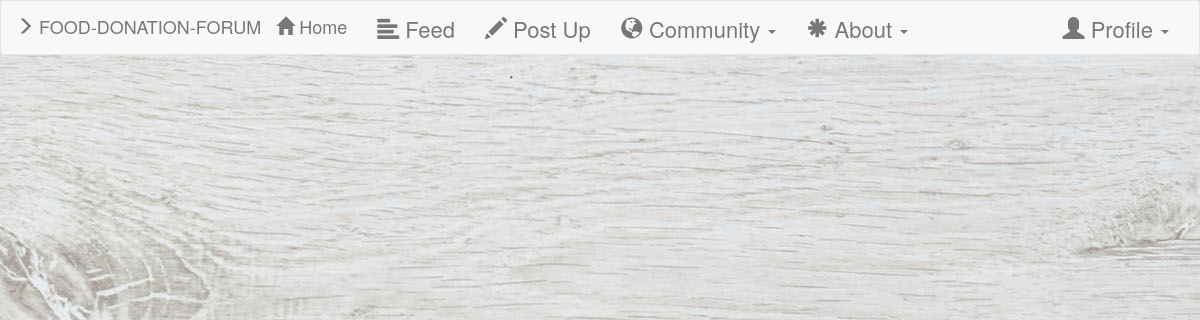
Page /trustsview/ on the earlier database version.
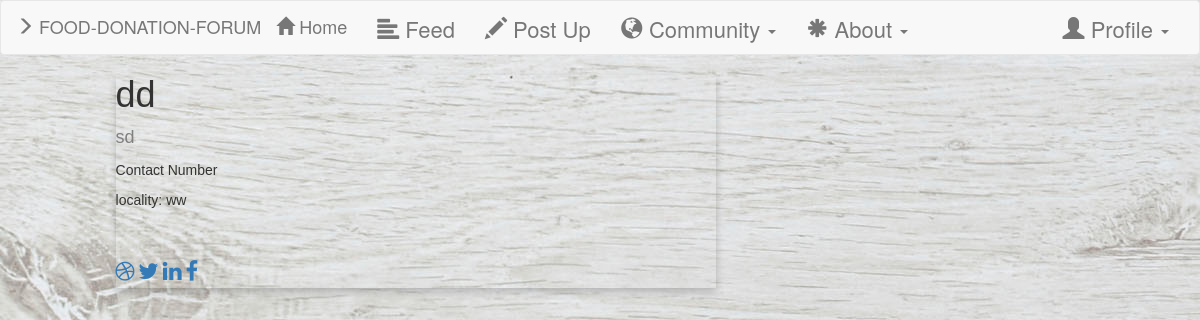
Same page on the later database version.
### Devs/models.py (models this page shows, shortened)
class trusts(models.Model):
    name=models.CharField(max_length=250)
    contact_num=models.CharField(max_length=250)
    Street_Address=models.CharField(max_length=500)
    Locality=models.CharField(max_length=250)

### Devs/views.py (the view)
# urls.py: url(r'^trustsview/$',views.Indexview.as_view(),name='trusts'),
class Indexview(generic.ListView):
    template_name='trusts.html'
    context_object_name='all_trusts'
    def get_queryset(self):
        return trusts.objects.all()

### templates/trusts.html
{% extends 'base.html' %}
{% block body %}
<ul>
  {% for trusts in all_trusts %}
<div class="card">
  <h1>{{trusts.name}}</h1>
  <p class="title">{{trusts.contact_num}}</p>
  <p>Contact Number {{trusts.Street_Addresss}}</p>
  <p>locality: {{trusts.Locality}}</p>
  <div style="margin: 46px 0;">
    <a href="#"><i class="fa fa-dribbble"></i></a>
    <a href="#"><i class="fa fa-twitter"></i></a>
    <a href="#"><i class="fa fa-linkedin"></i></a>
    <a href="#"><i class="fa fa-facebook"></i></a>
 </div>
</div>
{% endfor %}
</ul>{% endblock %}

Differences in the rows shown:
added trusts: name "dd", contact_num "sd", Locality "ww"
